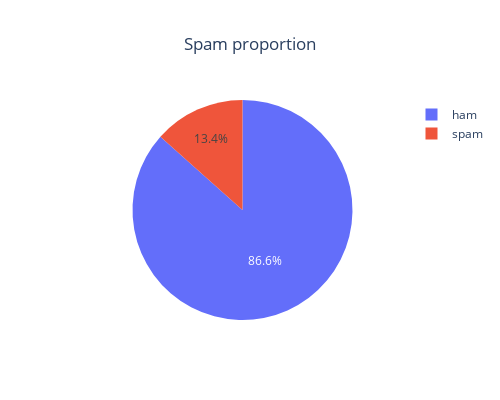

Notebook source saved alongside this figure:
### Code cell
fig_target =  px.pie(dataset, values= dataset['v1'].value_counts().values, names=dataset['v1'].value_counts().index, title = 'Spam proportion', width = 500, height = 400)
fig_target.update(layout=dict(title=dict(x=0.5)))
fig_target.show()

### Figure 1 — Plotly figure (JSON) as saved in the notebook; plotly's stock layout.template omitted (floating-point values rounded to 4 significant figures)
{"data": [{"domain": {"x": [0, 1], "y": [0, 1]}, "hovertemplate": "label=%{label}<br>value=%{value}<extra></extra>", "labels": ["ham", "spam"], "legendgroup": "", "name": "", "showlegend": true, "type": "pie", "values": [4825, 747]}], "layout": {"height": 400, "legend": {"tracegroupgap": 0}, "title": {"text": "Spam proportion", "x": 0.5}, "width": 500}}
